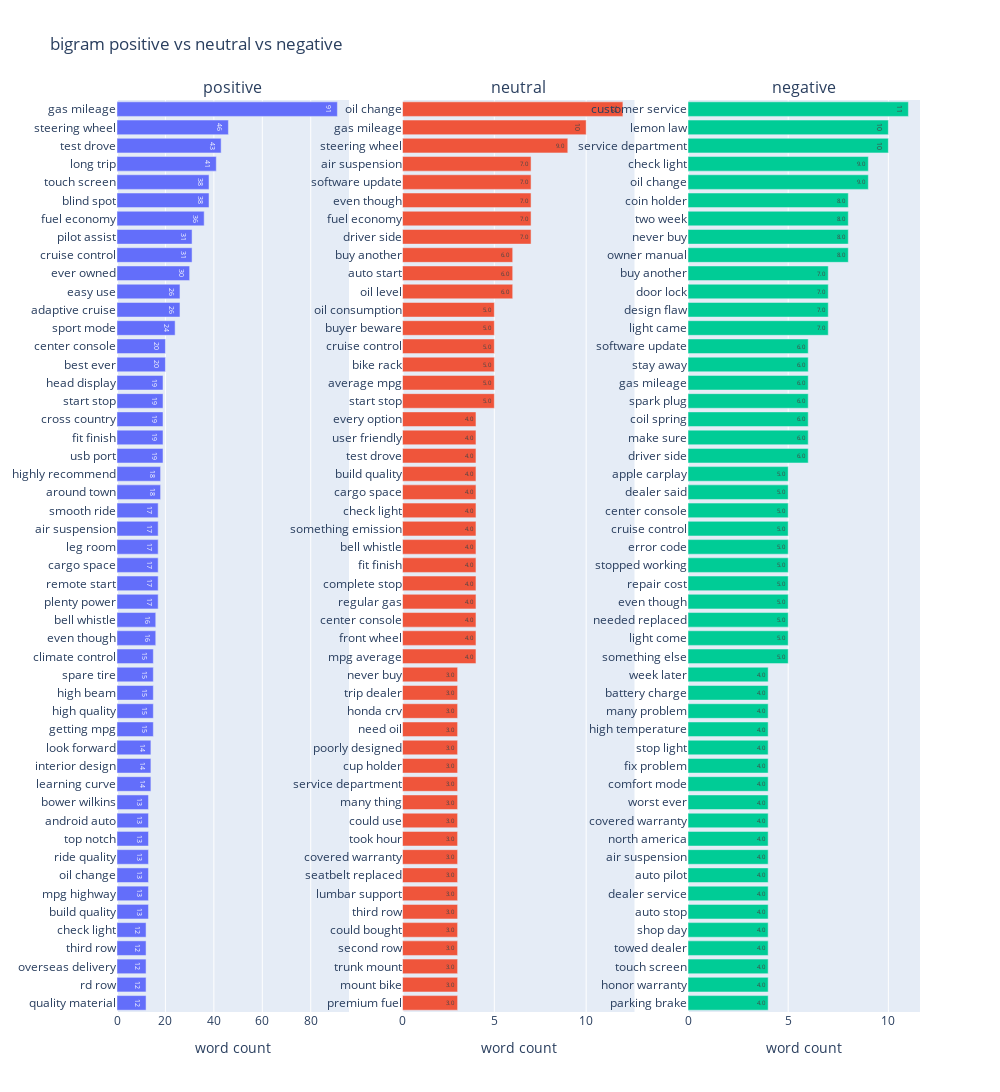

The notebook cell saved with this chart:
### Code cell
# subplot
trace1 = fig_bigram_positive['data'][0]
trace2 = fig_bigram_neutral['data'][0]
trace3 = fig_bigram_negative['data'][0]

fig = make_subplots(rows=1, cols=3, subplot_titles=('positive', 'neutral', 'negative'), shared_xaxes=False)
fig.update_xaxes(title_text='word count', row=1, col=1)
fig.update_xaxes(title_text='word count', row=1, col=2)
fig.update_xaxes(title_text='word count', row=1, col=3)

fig.update_layout(height=1100, width=1000, title_text='bigram positive vs neutral vs negative')
fig.add_trace(trace1, row=1, col=1)
fig.add_trace(trace2, row=1, col=2)
fig.add_trace(trace3, row=1, col=3)

fig.show()

### Figure 1 — Plotly figure (JSON) as saved in the notebook; plotly's stock layout.template omitted (floating-point values rounded to 4 significant figures)
{"data": [{"alignmentgroup": "True", "hovertemplate": "word_count=%{text}<br>word=%{y}<extra></extra>", "legendgroup": "", "name": "", "offsetgroup": "", "orientation": "h", "showlegend": false, "text": [12, 12, 12, 12, 12, 13, 13, 13, 13, 13, 13, 13, 14, 14, 14, 15, 15, 15, 15, 15, 16, 16, 17, 17, 17, 17, 17, 17, 18, 18, 19, 19, 19, 19, 19, 20, 20, 24, 26, 26, 30, 31, 31, 36, 38, 38, 41, 43, 46, 91], "textposition": "auto", "texttemplate": "%{text:.2s}", "type": "bar", "x": [12, 12, 12, 12, 12, 13, 13, 13, 13, 13, 13, 13, 14, 14, 14, 15, 15, 15, 15, 15, 16, 16, 17, 17, 17, 17, 17, 17, 18, 18, 19, 19, 19, 19, 19, 20, 20, 24, 26, 26, 30, 31, 31, 36, 38, 38, 41, 43, 46, 91], "xaxis": "x", "y": ["quality material", "rd row", "overseas delivery", "third row", "check light", "build quality", "mpg highway", "oil change", "ride quality", "top notch", "android auto", "bower wilkins", "learning curve", "interior design", "look forward", "getting mpg", "high quality", "high beam", "spare tire", "climate control", "even though", "bell whistle", "plenty power", "remote start", "cargo space", "leg room", "air suspension", "smooth ride", "around town", "highly recommend", "usb port", "fit finish", "cross country", "start stop", "head display", "best ever", "center console", "sport mode", "adaptive cruise", "easy use", "ever owned", "cruise control", "pilot assist", "fuel economy", "blind spot", "touch screen", "long trip", "test drove", "steering wheel", "gas mileage"], "yaxis": "y"}, {"alignmentgroup": "True", "hovertemplate": "word_count=%{text}<br>word=%{y}<extra></extra>", "legendgroup": "", "name": "", "offsetgroup": "", "orientation": "h", "showlegend": false, "text": [3, 3, 3, 3, 3, 3, 3, 3, 3, 3, 3, 3, 3, 3, 3, 3, 3, 3, 3, 4, 4, 4, 4, 4, 4, 4, 4, 4, 4, 4, 4, 4, 4, 5, 5, 5, 5, 5, 5, 6, 6, 6, 7, 7, 7, 7, 7, 9, 10, 12], "textposition": "auto", "texttemplate": "%{text:.2s}", "type": "bar", "x": [3, 3, 3, 3, 3, 3, 3, 3, 3, 3, 3, 3, 3, 3, 3, 3, 3, 3, 3, 4, 4, 4, 4, 4, 4, 4, 4, 4, 4, 4, 4, 4, 4, 5, 5, 5, 5, 5, 5, 6, 6, 6, 7, 7, 7, 7, 7, 9, 10, 12], "xaxis": "x2", "y": ["premium fuel", "mount bike", "trunk mount", "second row", "could bought", "third row", "lumbar support", "seatbelt replaced", "covered warranty", "took hour", "could use", "many thing", "service department", "cup holder", "poorly designed", "need oil", "honda crv", "trip dealer", "never buy", "mpg average", "front wheel", "center console", "regular gas", "complete stop", "fit finish", "bell whistle", "something emission", "check light", "cargo space", "build quality", "test drove", "user friendly", "every option", "start stop", "average mpg", "bike rack", "cruise control", "buyer beware", "oil consumption", "oil level", "auto start", "buy another", "driver side", "fuel economy", "even though", "software update", "air suspension", "steering wheel", "gas mileage", "oil change"], "yaxis": "y2"}, {"alignmentgroup": "True", "hovertemplate": "word_count=%{text}<br>word=%{y}<extra></extra>", "legendgroup": "", "name": "", "offsetgroup": "", "orientation": "h", "showlegend": false, "text": [4, 4, 4, 4, 4, 4, 4, 4, 4, 4, 4, 4, 4, 4, 4, 4, 4, 4, 4, 5, 5, 5, 5, 5, 5, 5, 5, 5, 5, 5, 6, 6, 6, 6, 6, 6, 6, 7, 7, 7, 7, 8, 8, 8, 8, 9, 9, 10, 10, 11], "textposition": "auto", "texttemplate": "%{text:.2s}", "type": "bar", "x": [4, 4, 4, 4, 4, 4, 4, 4, 4, 4, 4, 4, 4, 4, 4, 4, 4, 4, 4, 5, 5, 5, 5, 5, 5, 5, 5, 5, 5, 5, 6, 6, 6, 6, 6, 6, 6, 7, 7, 7, 7, 8, 8, 8, 8, 9, 9, 10, 10, 11], "xaxis": "x3", "y": ["parking brake", "honor warranty", "touch screen", "towed dealer", "shop day", "auto stop", "dealer service", "auto pilot", "air suspension", "north america", "covered warranty", "worst ever", "comfort mode", "fix problem", "stop light", "high temperature", "many problem", "battery charge", "week later", "something else", "light come", "needed replaced", "even though", "repair cost", "stopped working", "error code", "cruise control", "center console", "dealer said", "apple carplay", "driver side", "make sure", "coil spring", "spark plug", "gas mileage", "stay away", "software update", "light came", "design flaw", "door lock", "buy another", "owner manual", "never buy", "two week", "coin holder", "oil change", "check light", "service department", "lemon law", "customer service"], "yaxis": "y3"}], "layout": {"annotations": [{"font": {"size": 16}, "showarrow": false, "text": "positive", "x": 0.1444, "xanchor": "center", "xref": "paper", "y": 1, "yanchor": "bottom", "yref": "paper"}, {"font": {"size": 16}, "showarrow": false, "text": "neutral", "x": 0.5, "xanchor": "center", "xref": "paper", "y": 1, "yanchor": "bottom", "yref": "paper"}, {"font": {"size": 16}, "showarrow": false, "text": "negative", "x": 0.8556, "xanchor": "center", "xref": "paper", "y": 1, "yanchor": "bottom", "yref": "paper"}], "height": 1100, "title": {"text": "bigram positive vs neutral vs negative"}, "width": 1000, "xaxis": {"anchor": "y", "domain": [0, 0.2889], "title": {"text": "word count"}}, "xaxis2": {"anchor": "y2", "domain": [0.3556, 0.6444], "title": {"text": "word count"}}, "xaxis3": {"anchor": "y3", "domain": [0.7111, 1], "title": {"text": "word count"}}, "yaxis": {"anchor": "x", "domain": [0, 1]}, "yaxis2": {"anchor": "x2", "domain": [0, 1]}, "yaxis3": {"anchor": "x3", "domain": [0, 1]}}}
